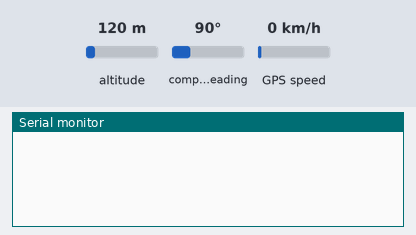
Recording of a sketch running on a simulated Arduino Uno, built with avr-gcc and run on an emulated ATmega328P. Parts: the last lines printed to the serial monitor. The inputs (shaded band) are chosen by the test bench; at power-on: GPS speed 0 km/h, altitude 120 m, compass heading 90°. The GPS gets a fix after 3 s at 37.7749, -122.4194 with 8 satellites.

Above: at 1.2 s.
1.3 s: GPS speed set to 2 km/h
At 4.2 s:
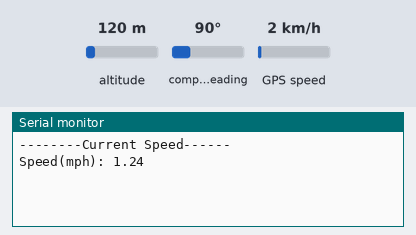
4.5 s: GPS speed set to 30 km/h
At 8.9 s:
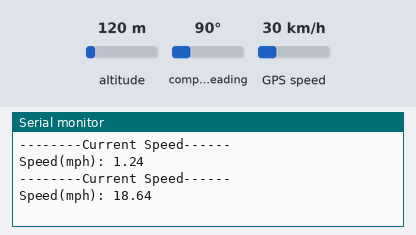

The sketch:

GPSAltitude.ino
```cpp
#include <TinyGPS++.h>
#include <SoftwareSerial.h>

static const int RXPin = 2, TXPin = 3;
static const uint32_t GPSBaud = 4800;

TinyGPSPlus gps;

SoftwareSerial ss(RXPin, TXPin);

void setup() {
  Serial.begin(9600);
  ss.begin(GPSBaud);

}

void loop() {
 if(ss.available()>0&&gps.encode(ss.read()) )
 {
  if (gps.speed.isValid())
  {
    Serial.println("--------Current Speed------");

    Serial.print("Speed(mph): ");
    Serial.println(gps.speed.mph());

    delay(5000);
  }
  else if(gps.charsProcessed()<10)
  {
    Serial.println("...");
  }
  }
 }
```

Measured:
- after the input at 1.3 s, the serial monitor: prints a new line after 1.8 s (image 1)
- after the input at 4.5 s, the serial monitor: prints a new line after 3.6 s (image 2)
